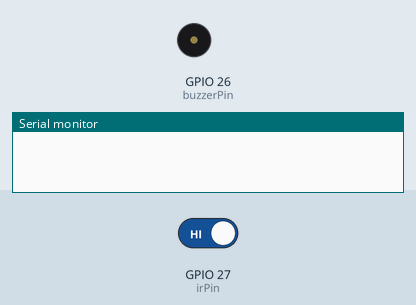
Bench run of a sketch on a simulated ESP32. Shown: buzzer (waves = sounding, pin HIGH), the last lines printed to the serial monitor. The test bench sets the inputs (shaded band); at power-on: GPIO 27 (irPin) HIGH. WiFi joins after 1.5 s; servers stay silent unless stated.

Above: at 3.0 s.
3.1 s: GPIO 27 (irPin) driven LOW
At 3.3 s:
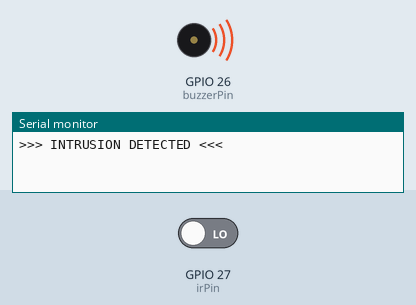
Timing chart, 0 to 12.6 s (numbered marks = the images above; inputs shaded):
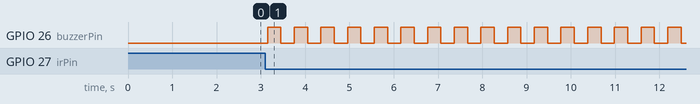

Measured:
- after the input at 3.1 s, GPIO 26 (buzzerPin): alternates HIGH for 0.30 s and LOW for 0.30 s, starting after 0.05 s

The sketch:

Security_System_Code.ino
```cpp
#include <WiFi.h>
#include <WiFiClientSecure.h>
#include <UniversalTelegramBot.h>
#include <ArduinoJson.h>

// --- Configuration ---
const char* ssid = "YOUR_SSID";
const char* password = "YOUR_PASSWORD";
const String BOT_TOKEN = "YOUR_BOT_TOKEN";
const String AUTHORIZED_CHAT_ID = "YOUR_CHAT_ID";

// --- Hardware Pins ---
const int irPin     = 27;
const int buzzerPin = 26;

// --- Shared State (Multicore) ---
volatile bool systemArmed      = true;
volatile bool alarmActive      = false;
volatile bool armingPending    = false;
volatile unsigned long scheduledArmingTime = 0;
portMUX_TYPE mux = portMUX_INITIALIZER_UNLOCKED;

WiFiClientSecure secureClient;
UniversalTelegramBot bot(BOT_TOKEN, secureClient);

void handleNewMessages(int numNewMessages) {
  for (int i = 0; i < numNewMessages; i++) {
    String chat_id = bot.messages[i].chat_id;
    String text    = bot.messages[i].text;

    if (chat_id != AUTHORIZED_CHAT_ID) {
      bot.sendMessage(chat_id, "⛔ Access denied.", "");
      continue;
    }

    if (text == "Status") {
      String status = "System Status:\n";
      status += systemArmed ? "🛡️ ARMED\n" : "💤 SLEEP MODE\n";
      status += alarmActive ? "🚨 ALARM ACTIVE!" : "✅ SECURE";
      bot.sendMessage(chat_id, status, "");
    }
    else if (text == "Turn off alarm") {
      portENTER_CRITICAL(&mux);
      alarmActive = false;
      systemArmed = false;
      portEXIT_CRITICAL(&mux);
      digitalWrite(buzzerPin, LOW);
      bot.sendMessage(chat_id, "🔇 Alarm deactivated. System in sleep mode.", "");
    }
    else if (text == "Activate alarm") {
      bot.sendMessage(chat_id, "🛡️ Activation in 15s... Please leave the room.", "");
      scheduledArmingTime = millis() + 15000;
      armingPending = true;
    }
  }
}

// --- Core 0: Real-time Detection & Buzzer ---
void detectionTask(void* param) {
  unsigned long lastBeep = 0;
  bool buzzerState = false;
  bool lastIRState = HIGH;
  unsigned long debounceTime = 0;
  const int DEBOUNCE_MS = 50;

  while (true) {
    bool irReading = digitalRead(irPin);
    unsigned long now = millis();

    if (irReading != lastIRState) debounceTime = now;

    if ((now - debounceTime) > DEBOUNCE_MS) {
      if (irReading == LOW) {
        portENTER_CRITICAL(&mux);
        if (systemArmed && !alarmActive) {
          alarmActive = true;
          Serial.println(">>> INTRUSION DETECTED <<<");
        }
        portEXIT_CRITICAL(&mux);
      }
    }
    lastIRState = irReading;

    if (armingPending && now >= scheduledArmingTime) {
      portENTER_CRITICAL(&mux);
      systemArmed = true;
      alarmActive = false;
      armingPending = false;
      portEXIT_CRITICAL(&mux);
      Serial.println("System ARMED.");
    }

    if (alarmActive) {
      if (now - lastBeep > 300) {
        buzzerState = !buzzerState;
        digitalWrite(buzzerPin, buzzerState ? HIGH : LOW);
        lastBeep = now;
      }
    } else {
      digitalWrite(buzzerPin, LOW);
    }

    vTaskDelay(1);
  }
}

// --- Core 1: Connectivity & Notifications ---
void telegramTask(void* param) {
  unsigned long lastCheck = 0;
  bool alertSent = false;

  while (true) {
    unsigned long now = millis();

    if (alarmActive && !alertSent) {
      bot.sendMessage(AUTHORIZED_CHAT_ID, "🚨 Alert: Intrusion detected! 🚨", "");
      alertSent = true;
    }
    if (!alarmActive) alertSent = false;

    if (now - lastCheck > 2000) {
      int numNewMessages = bot.getUpdates(bot.last_message_received + 1);
      while (numNewMessages) {
        handleNewMessages(numNewMessages);
        numNewMessages = bot.getUpdates(bot.last_message_received + 1);
      }
      lastCheck = now;
    }
    vTaskDelay(10);
  }
}

void setup() {
  Serial.begin(115200);
  pinMode(irPin, INPUT);
  pinMode(buzzerPin, OUTPUT);
  digitalWrite(buzzerPin, LOW);

  WiFi.begin(ssid, password);
  while (WiFi.status() != WL_CONNECTED) { delay(500); }

  secureClient.setInsecure();
  bot.sendMessage(AUTHORIZED_CHAT_ID, "🔌 System Online.", "");

  xTaskCreatePinnedToCore(detectionTask, "Detection", 4096, NULL, 2, NULL, 0);
  xTaskCreatePinnedToCore(telegramTask, "Telegram", 8192, NULL, 1, NULL, 1);
}

void loop() {
  vTaskDelay(1000);
}
```
